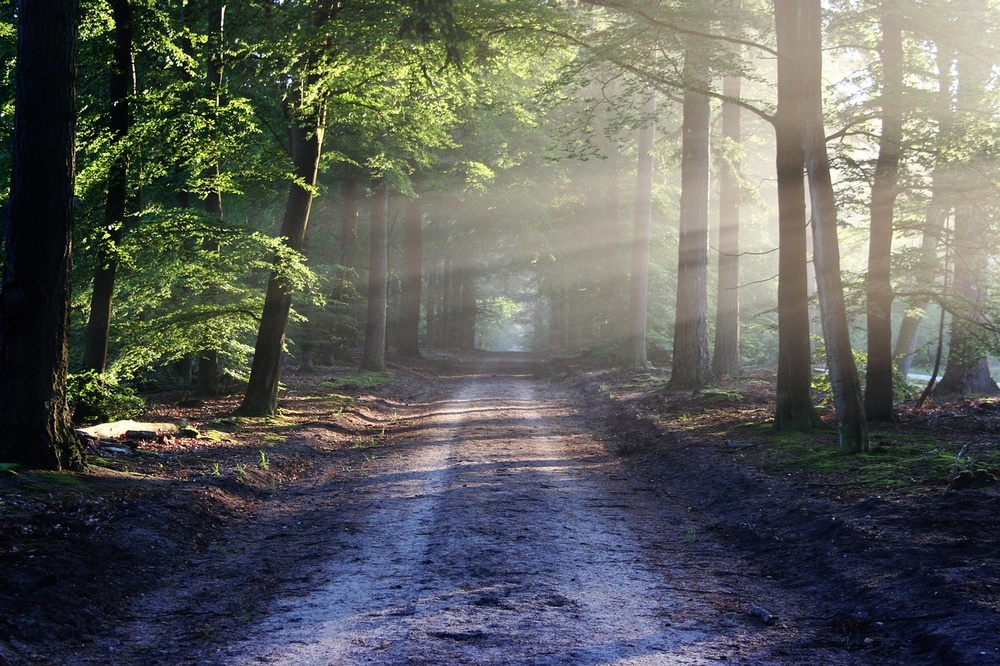
#> input picture image processing/nature image.jpg, 1000 x 666 px, shrunk from 1280 x 853 before the run
$ python 'writing text on image.py'
#> lines starting #> are read from the running program, lines starting #| are printed output that depends on the picture
from PIL import Image,ImageDraw,ImageFont
img = Image.open('image processing/nature image.jpg')
#> img is the input picture: PIL image 1000x666 RGB; mean R, G, B 92, 94.4, 90.4
text = 'Hello Bangladesh'
font = ImageFont.truetype('loveyou.otf',128)
draw = ImageDraw.Draw(img)
draw.text((200,200),text=text, font=font, fill='RED')
img.show()
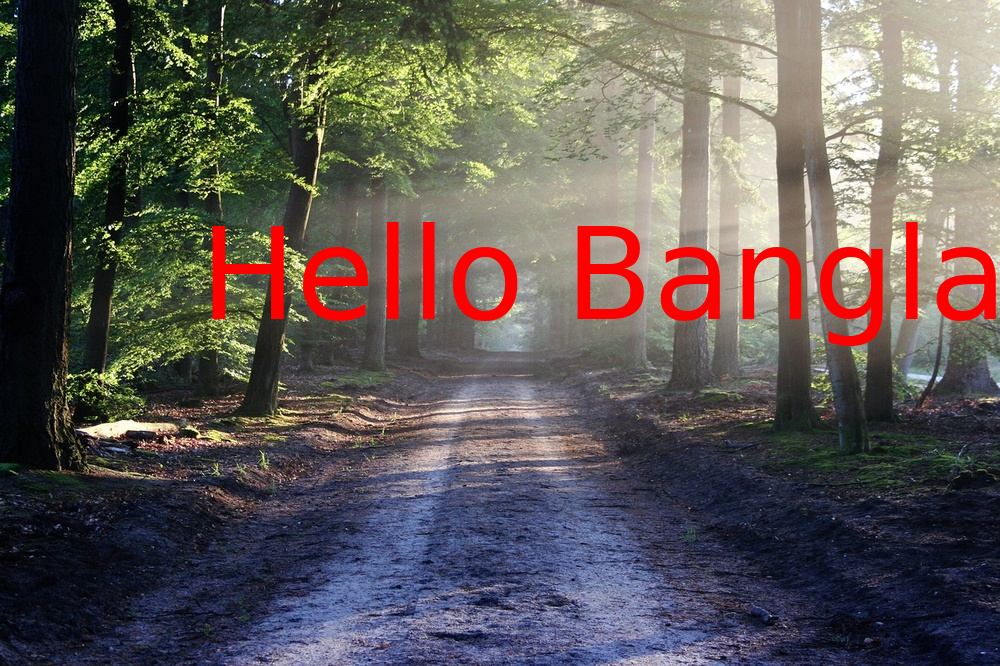
#> shown: PIL image 1000x666 RGB; mean R, G, B 96.1, 89.7, 86.2
